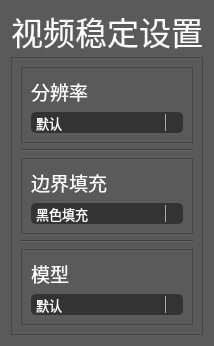
                   <widget class="QWidget" name="page_enhance_settings">
                    <property name="styleSheet">
                     <string notr="true">background:rgb(91,90,90);</string>
                    </property>
                    <layout class="QVBoxLayout" name="verticalLayout_24">
                     <item>
                      <widget class="QLabel" name="lab_enhance">
                       <property name="minimumSize">
                        <size>
                         <width>0</width>
                         <height>40</height>
                        </size>
                       </property>
                       <property name="maximumSize">
                        <size>
                         <width>16777215</width>
                         <height>40</height>
                        </size>
                       </property>
                       <property name="font">
                        <font>
                         <family>黑体</family>
                         <pointsize>24</pointsize>
                        </font>
                       </property>
                       <property name="styleSheet">
                        <string notr="true">color:rgb(255,255,255);</string>
                       </property>
                       <property name="text">
                        <string>视频稳定设置</string>
                       </property>
                      </widget>
                     </item>
                     <item>
                      <widget class="QFrame" name="frame_18">
                       <property name="frameShape">
                        <enum>QFrame::StyledPanel</enum>
                       </property>
                       <property name="frameShadow">
                        <enum>QFrame::Raised</enum>
                       </property>
                       <layout class="QVBoxLayout" name="verticalLayout_10">
                        <item>
                         <widget class="QFrame" name="frame_19">
                          <property name="frameShape">
                           <enum>QFrame::StyledPanel</enum>
                          </property>
                          <property name="frameShadow">
                           <enum>QFrame::Raised</enum>
                          </property>
                          <layout class="QVBoxLayout" name="verticalLayout_21">
                           <item>
                            <widget class="QLabel" name="lab_bug3_8">
                             <property name="font">
                              <font>
                               <family>黑体</family>
                               <pointsize>14</pointsize>
                              </font>
                             </property>
                             <property name="text">
                              <string>&lt;html&gt;&lt;head/&gt;&lt;body&gt;&lt;p&gt;&lt;span style=&quot; color:#ffffff;&quot;&gt;分辨率&lt;/span&gt;&lt;/p&gt;&lt;/body&gt;&lt;/html&gt;</string>
                             </property>
                            </widget>
                           </item>
                           <item>
                            <widget class="QComboBox" name="res3">
                             <property name="maximumSize">
                              <size>
                               <width>16777215</width>
                               <height>25</height>
                              </size>
                             </property>
                             <property name="font">
                              <font>
                               <family>Segoe UI</family>
                               <pointsize>10</pointsize>
                              </font>
                             </property>
                             <property name="styleSheet">
                              <string notr="true">QComboBox {
	border: 2px solid rgb(51,51,51);
	border-radius: 5px;	
	color:rgb(255,255,255);
	background-color: rgb(51,51,51);
}

QComboBox:hover {
	border: 2px solid rgb(0,143,170);
	border-radius: 5px;	
	color:rgb(255,255,255);
	background-color: rgb(0,143,170);
}

QComboBox:!editable, QComboBox::drop-down:editable {
	background: rgb(51,51,51);
}

QComboBox:!editable:on, QComboBox::drop-down:editable:on {
    background:rgb(51,51,51);
}

QComboBox:on { /* shift the text when the popup opens */
    padding-top: 3px;
    padding-left: 4px;
}

QComboBox::drop-down {
    subcontrol-origin: padding;
    subcontrol-position: top right;
    width: 15px;

    border-left-width: 1px;
    border-left-color: darkgray;
    border-left-style: solid; /* just a single line */
    border-top-right-radius: 5px; /* same radius as the QComboBox */
    border-bottom-right-radius: 5px;
}

QComboBox::down-arrow {
    image: url(icons/1x/bulletAsset 54.png);
}

QComboBox::down-arrow:on { /* shift the arrow when popup is open */
    top: 1px;
    left: 1px;
}

QComboBox::drop-down {
    background:rgb(51,51,51);
}

</string>
                             </property>
                             <property name="sizeAdjustPolicy">
                              <enum>QComboBox::AdjustToContents</enum>
                             </property>
                             <property name="frame">
                              <bool>false</bool>
                             </property>
                             <property name="modelColumn">
                              <number>0</number>
                             </property>
                             <item>
                              <property name="text">
                               <string>默认</string>
                              </property>
                             </item>
                            </widget>
                           </item>
                          </layout>
                         </widget>
                        </item>
                        <item>
                         <widget class="Line" name="line_10">
                          <property name="orientation">
                           <enum>Qt::Horizontal</enum>
                          </property>
                         </widget>
                        </item>
                        <item>
                         <widget class="QFrame" name="frame_20">
                          <property name="frameShape">
                           <enum>QFrame::StyledPanel</enum>
                          </property>
                          <property name="frameShadow">
                           <enum>QFrame::Raised</enum>
                          </property>
                          <layout class="QVBoxLayout" name="verticalLayout_22">
                           <item>
                            <widget class="QLabel" name="lab_bug3_9">
                             <property name="font">
                              <font>
                               <family>黑体</family>
                               <pointsize>14</pointsize>
                              </font>
                             </property>
                             <property name="text">
                              <string>&lt;html&gt;&lt;head/&gt;&lt;body&gt;&lt;p&gt;&lt;span style=&quot; color:#ffffff;&quot;&gt;边界填充&lt;/span&gt;&lt;/p&gt;&lt;/body&gt;&lt;/html&gt;</string>
                             </property>
                            </widget>
                           </item>
                           <item>
                            <widget class="QComboBox" name="fps3">
                             <property name="maximumSize">
                              <size>
                               <width>16777215</width>
                               <height>25</height>
                              </size>
                             </property>
                             <property name="font">
                              <font>
                               <family>Segoe UI</family>
                               <pointsize>10</pointsize>
                              </font>
                             </property>
                             <property name="styleSheet">
                              <string notr="true">QComboBox {
	border: 2px solid rgb(51,51,51);
	border-radius: 5px;	
	color:rgb(255,255,255);
	background-color: rgb(51,51,51);
}

QComboBox:hover {
	border: 2px solid rgb(0,143,170);
	border-radius: 5px;	
	color:rgb(255,255,255);
	background-color: rgb(0,143,170);
}

QComboBox:!editable, QComboBox::drop-down:editable {
	background: rgb(51,51,51);
}

QComboBox:!editable:on, QComboBox::drop-down:editable:on {
    background:rgb(51,51,51);
}

QComboBox:on { /* shift the text when the popup opens */
    padding-top: 3px;
    padding-left: 4px;
}

QComboBox::drop-down {
    subcontrol-origin: padding;
    subcontrol-position: top right;
    width: 15px;

    border-left-width: 1px;
    border-left-color: darkgray;
    border-left-style: solid; /* just a single line */
    border-top-right-radius: 5px; /* same radius as the QComboBox */
    border-bottom-right-radius: 5px;
}

QComboBox::down-arrow {
    image: url(icons/1x/bulletAsset 54.png);
}

QComboBox::down-arrow:on { /* shift the arrow when popup is open */
    top: 1px;
    left: 1px;
}

QComboBox::drop-down {
    background:rgb(51,51,51);
}

</string>
                             </property>
                             <property name="sizeAdjustPolicy">
                              <enum>QComboBox::AdjustToContents</enum>
                             </property>
                             <property name="frame">
                              <bool>false</bool>
                             </property>
                             <property name="modelColumn">
                              <number>0</number>
                             </property>
                             <item>
                              <property name="text">
                               <string>黑色填充</string>
                              </property>
                             </item>
                             <item>
                              <property name="text">
                               <string>黑色填充带边界</string>
                              </property>
                             </item>
                             <item>
                              <property name="text">
                               <string>镜像</string>
                              </property>
                             </item>
                             <item>
                              <property name="text">
                               <string>延伸虚化</string>
                              </property>
                             </item>
                            </widget>
                           </item>
                          </layout>
                         </widget>
                        </item>
                        <item>
                         <widget class="Line" name="line_11">
                          <property name="orientation">
                           <enum>Qt::Horizontal</enum>
                          </property>
                         </widget>
                        </item>
                        <item>
                         <widget class="QFrame" name="frame_21">
                          <property name="frameShape">
                           <enum>QFrame::StyledPanel</enum>
                          </property>
                          <property name="frameShadow">
                           <enum>QFrame::Raised</enum>
                          </property>
                          <layout class="QVBoxLayout" name="verticalLayout_23">
                           <item>
                            <widget class="QLabel" name="lab_bug3_10">
                             <property name="font">
                              <font>
                               <family>黑体</family>
                               <pointsize>14</pointsize>
                              </font>
                             </property>
                             <property name="text">
                              <string>&lt;html&gt;&lt;head/&gt;&lt;body&gt;&lt;p&gt;&lt;span style=&quot; color:#ffffff;&quot;&gt;模型&lt;/span&gt;&lt;/p&gt;&lt;/body&gt;&lt;/html&gt;</string>
                             </property>
                            </widget>
                           </item>
                           <item>
                            <widget class="QComboBox" name="model3">
                             <property name="maximumSize">
                              <size>
                               <width>16777215</width>
                               <height>25</height>
                              </size>
                             </property>
                             <property name="font">
                              <font>
                               <family>Segoe UI</family>
                               <pointsize>10</pointsize>
                              </font>
                             </property>
                             <property name="styleSheet">
                              <string notr="true">QComboBox {
	border: 2px solid rgb(51,51,51);
	border-radius: 5px;	
	color:rgb(255,255,255);
	background-color: rgb(51,51,51);
}

QComboBox:hover {
	border: 2px solid rgb(0,143,170);
	border-radius: 5px;	
	color:rgb(255,255,255);
	background-color: rgb(0,143,170);
}

QComboBox:!editable, QComboBox::drop-down:editable {
	background: rgb(51,51,51);
}

QComboBox:!editable:on, QComboBox::drop-down:editable:on {
    background:rgb(51,51,51);
}

QComboBox:on { /* shift the text when the popup opens */
    padding-top: 3px;
    padding-left: 4px;
}

QComboBox::drop-down {
    subcontrol-origin: padding;
    subcontrol-position: top right;
    width: 15px;

    border-left-width: 1px;
    border-left-color: darkgray;
    border-left-style: solid; /* just a single line */
    border-top-right-radius: 5px; /* same radius as the QComboBox */
    border-bottom-right-radius: 5px;
}

QComboBox::down-arrow {
    image: url(icons/1x/bulletAsset 54.png);
}

QComboBox::down-arrow:on { /* shift the arrow when popup is open */
    top: 1px;
    left: 1px;
}

QComboBox::drop-down {
    background:rgb(51,51,51);
}

</string>
                             </property>
                             <property name="sizeAdjustPolicy">
                              <enum>QComboBox::AdjustToContents</enum>
                             </property>
                             <property name="frame">
                              <bool>false</bool>
                             </property>
                             <property name="modelColumn">
                              <number>0</number>
                             </property>
                             <item>
                              <property name="text">
                               <string>默认</string>
                              </property>
                             </item>
                             <item>
                              <property name="text">
                               <string>ORB</string>
                              </property>
                             </item>
                             <item>
                              <property name="text">
                               <string>FAST</string>
                              </property>
                             </item>
                            </widget>
                           </item>
                          </layout>
                         </widget>
                        </item>
                       </layout>
                      </widget>
                     </item>
                    </layout>
                   </widget>
